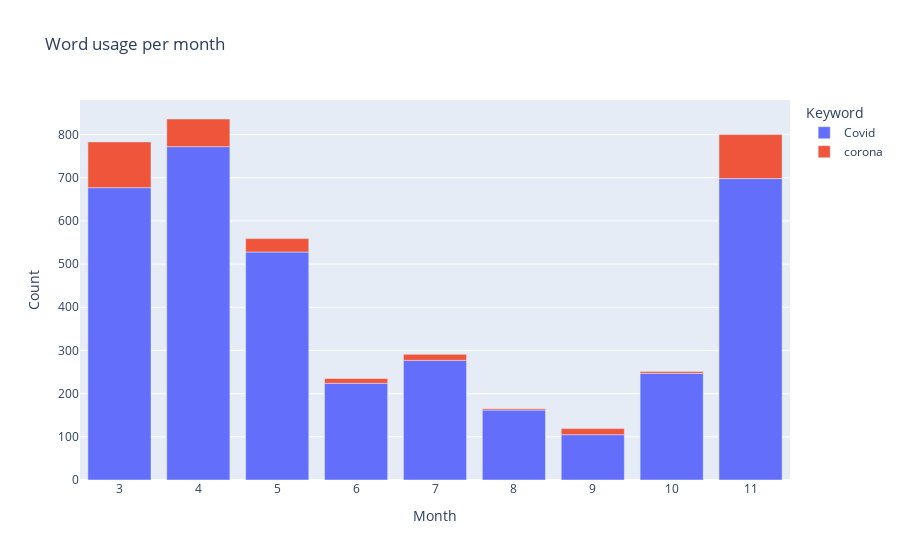

Notebook source saved alongside this figure:
### Code cell
fig = px.bar(df, x="Month", y="Count", color="Keyword", title="Word usage per month")
fig.show()

### Figure 1 — Plotly figure (JSON) as saved in the notebook; plotly's stock layout.template omitted (floating-point values rounded to 4 significant figures)
{"data": [{"alignmentgroup": "True", "hovertemplate": "Keyword=Covid<br>Month=%{x}<br>Count=%{y}<extra></extra>", "legendgroup": "Covid", "marker": {"color": "#636efa"}, "name": "Covid", "offsetgroup": "Covid", "orientation": "v", "showlegend": true, "textposition": "auto", "type": "bar", "x": [3, 4, 5, 6, 7, 8, 9, 10, 11], "xaxis": "x", "y": [677, 772, 528, 224, 277, 162, 105, 247, 698], "yaxis": "y"}, {"alignmentgroup": "True", "hovertemplate": "Keyword=corona<br>Month=%{x}<br>Count=%{y}<extra></extra>", "legendgroup": "corona", "marker": {"color": "#EF553B"}, "name": "corona", "offsetgroup": "corona", "orientation": "v", "showlegend": true, "textposition": "auto", "type": "bar", "x": [3, 4, 5, 6, 7, 8, 9, 10, 11], "xaxis": "x", "y": [106, 64, 31, 11, 14, 3, 14, 4, 102], "yaxis": "y"}], "layout": {"barmode": "relative", "legend": {"title": {"text": "Keyword"}, "tracegroupgap": 0}, "title": {"text": "Word usage per month"}, "xaxis": {"anchor": "y", "domain": [0, 1], "title": {"text": "Month"}}, "yaxis": {"anchor": "x", "domain": [0, 1], "title": {"text": "Count"}}}}
